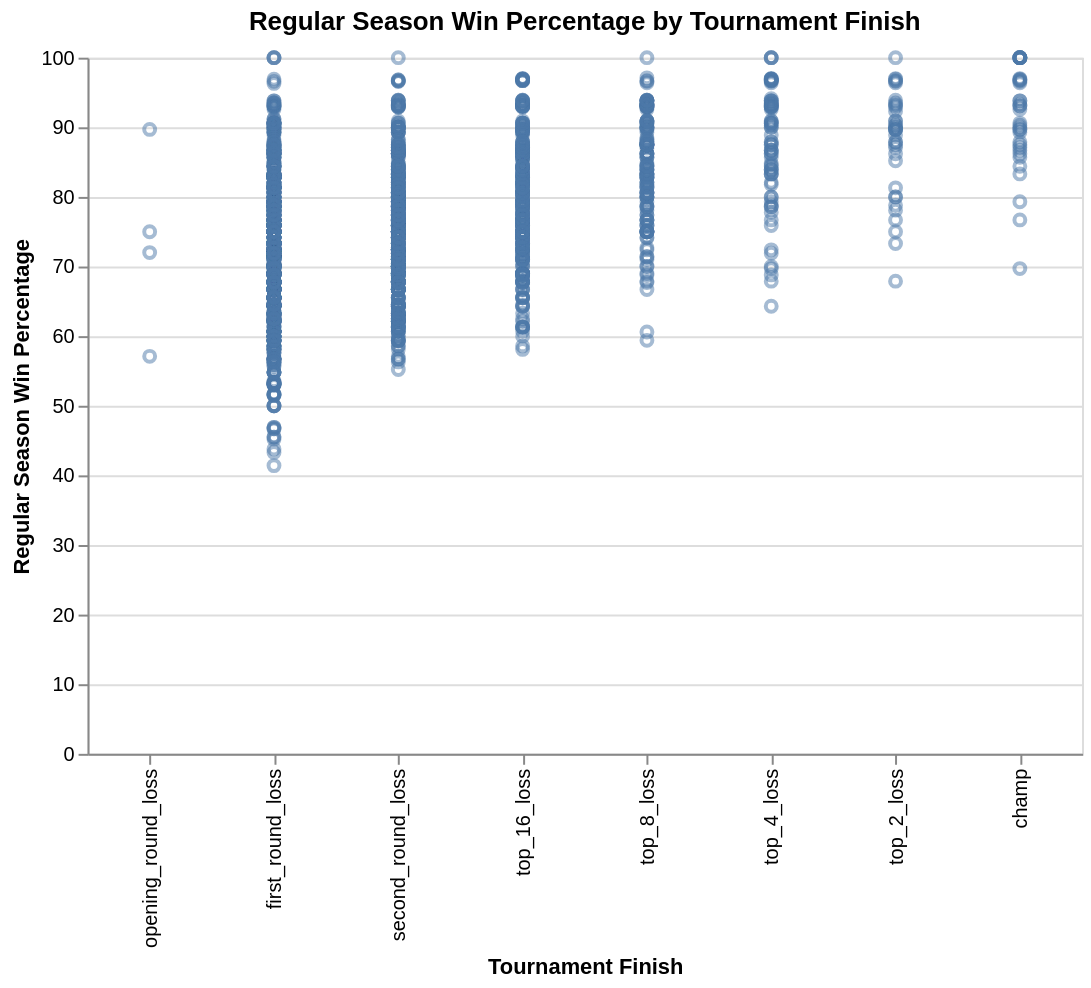

Write notebook code for a chart like this one.
### Markdown cell above
This scatter plot shows the distribution of regular season win percentages for teams across tournament finish categories. It is relevant because it helps show whether teams with stronger regular season records tend to appear more often in later playoff rounds. The plot also shows overlap between categories, suggesting that while higher win percentages are associated with deeper playoff runs, regular season performance alone does not perfectly predict a tournament finish.

### Code cell
plot_rel2 = alt.Chart(rData).mark_point(opacity=0.5).encode(
    x=alt.X(
        "tourney_finish",
        sort=[
            "opening_round_loss",
            "first_round_loss",
            "second_round_loss",
            "top_16_loss",
            "top_8_loss",
            "top_4_loss",
            "top_2_loss",
            "champ"
        ],
        title="Tournament Finish"
    ),
    y=alt.Y("reg_wins_pct", title="Regular Season Win Percentage"),
).properties(
    title="Regular Season Win Percentage by Tournament Finish",
    width=500,
    height=350
)
plot_rel2

### Figure 1 — Vega-Lite specification as saved in the notebook (floating-point values rounded to 4 significant figures; data arrays with more than 128 entries replaced by an {"elided": "..."} marker saying what was removed)
{"config": {"view": {"continuousWidth": 300, "continuousHeight": 300}}, "data": {"name": "data-25d0e510240d87360317b757c2844273"}, "mark": {"type": "point", "opacity": 0.5}, "encoding": {"x": {"field": "tourney_finish", "sort": ["opening_round_loss", "first_round_loss", "second_round_loss", "top_16_loss", "top_8_loss", "top_4_loss", "top_2_loss", "champ"], "title": "Tournament Finish", "type": "nominal"}, "y": {"field": "reg_wins_pct", "title": "Regular Season Win Percentage", "type": "quantitative"}}, "height": 350, "title": "Regular Season Win Percentage by Tournament Finish", "width": 500, "$schema": "https://vega.github.io/schema/vega-lite/v5.20.1.json", "datasets": {"data-25d0e510240d87360317b757c2844273": {"elided": "2092 records"}}}
